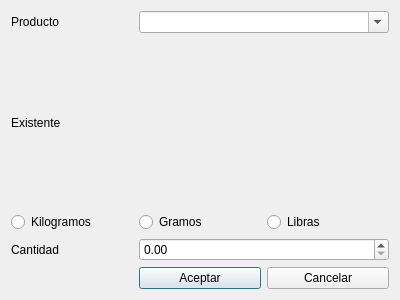
<?xml version="1.0" encoding="UTF-8"?>
<ui version="4.0">
 <class>form_extraerCentral</class>
 <widget class="QDialog" name="form_extraerCentral">
  <property name="geometry">
   <rect>
    <x>0</x>
    <y>0</y>
    <width>400</width>
    <height>300</height>
   </rect>
  </property>
  <property name="windowTitle">
   <string>Dialog</string>
  </property>
  <layout class="QGridLayout" name="gridLayout">
   <item row="0" column="0">
    <widget class="QLabel" name="label">
     <property name="text">
      <string>Producto</string>
     </property>
    </widget>
   </item>
   <item row="0" column="1" colspan="2">
    <widget class="QComboBox" name="cb_producto">
     <property name="editable">
      <bool>true</bool>
     </property>
    </widget>
   </item>
   <item row="1" column="0" colspan="3">
    <widget class="QLabel" name="l_existente">
     <property name="text">
      <string>Existente</string>
     </property>
    </widget>
   </item>
   <item row="2" column="0">
    <widget class="QRadioButton" name="rb_kilogramos">
     <property name="text">
      <string>Kilogramos</string>
     </property>
    </widget>
   </item>
   <item row="2" column="1">
    <widget class="QRadioButton" name="rb_gramos">
     <property name="text">
      <string>Gramos</string>
     </property>
    </widget>
   </item>
   <item row="2" column="2">
    <widget class="QRadioButton" name="rb_libras">
     <property name="text">
      <string>Libras</string>
     </property>
    </widget>
   </item>
   <item row="3" column="0">
    <widget class="QLabel" name="label_3">
     <property name="text">
      <string>Cantidad</string>
     </property>
    </widget>
   </item>
   <item row="3" column="1" colspan="2">
    <widget class="QDoubleSpinBox" name="sb_cantidad"/>
   </item>
   <item row="4" column="1">
    <widget class="QPushButton" name="pb_aceptar">
     <property name="text">
      <string>Aceptar</string>
     </property>
    </widget>
   </item>
   <item row="4" column="2">
    <widget class="QPushButton" name="pb_cancelar">
     <property name="text">
      <string>Cancelar</string>
     </property>
    </widget>
   </item>
  </layout>
 </widget>
 <resources/>
 <connections/>
</ui>
